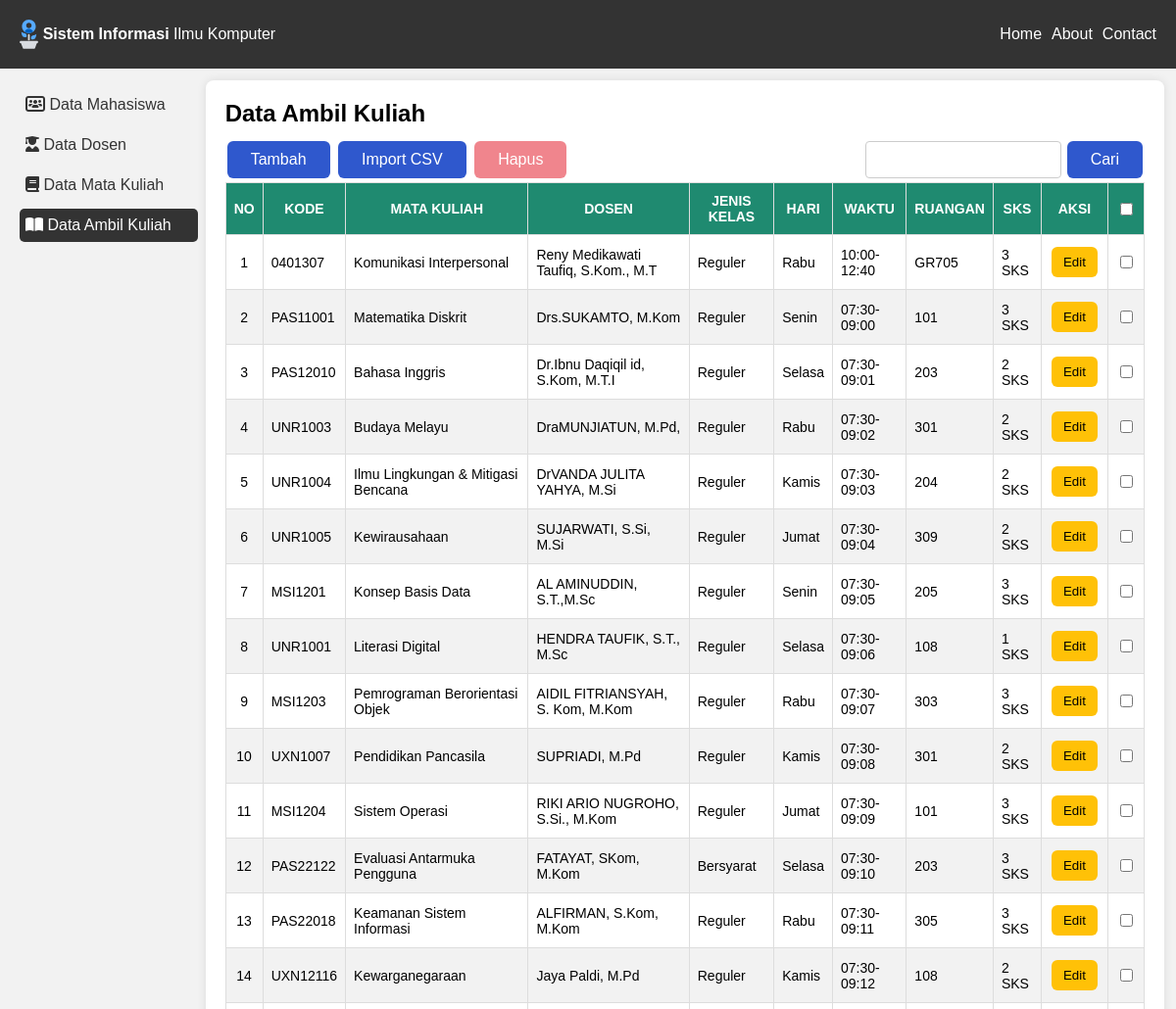
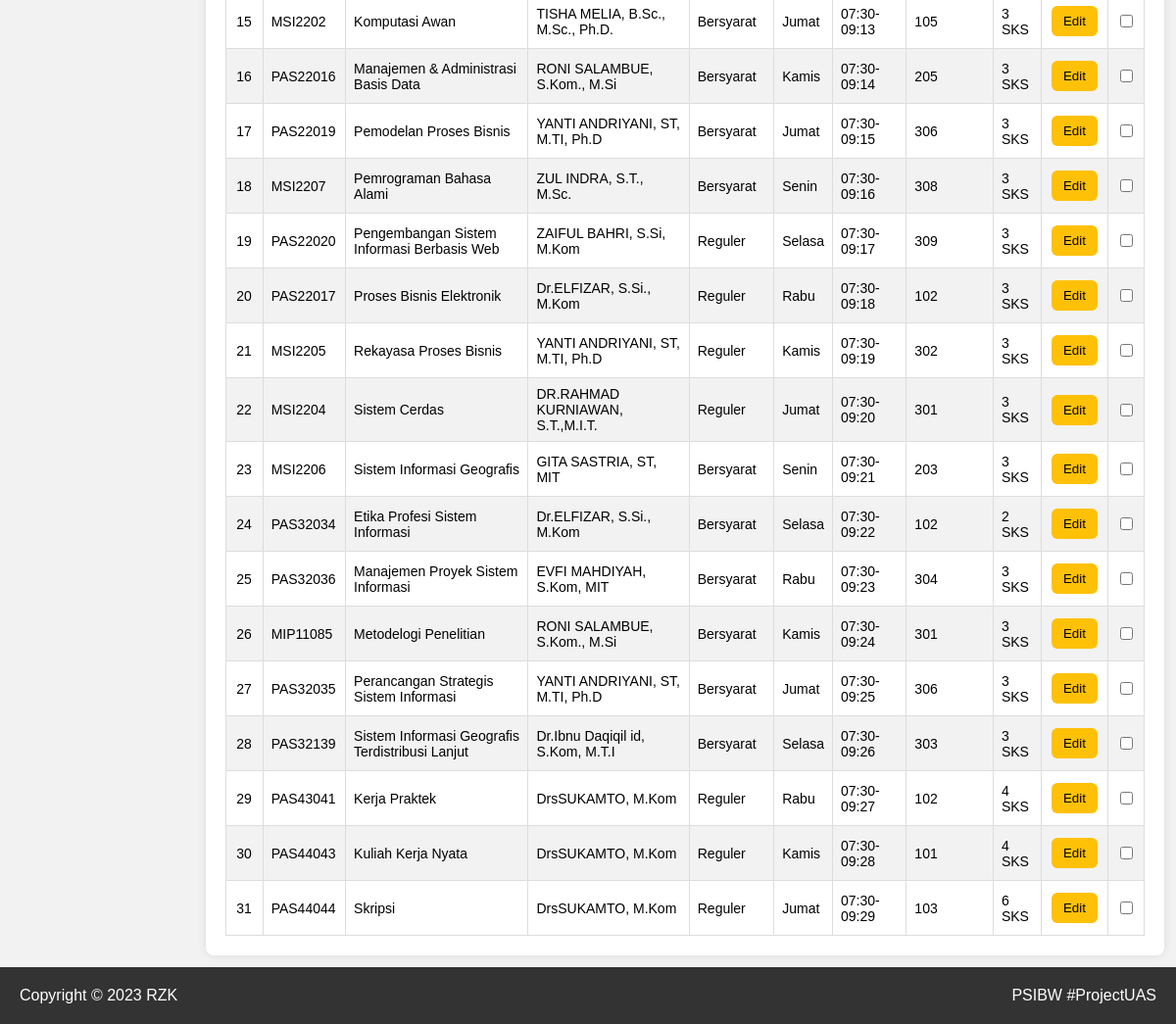
/ambilkuliah.php, run on the app's committed database (2 pictures, top to bottom).
### tables this page shows
CREATE TABLE `ambilkuliah` (
  `id_ambilmk` int(11) NOT NULL,
  `kode` varchar(15) NOT NULL,
  `mata_kuliah` varchar(80) NOT NULL,
  `dosen` varchar(200) NOT NULL,
  `jenis_kelas` varchar(15) NOT NULL,
  `hari` varchar(15) NOT NULL,
  `waktu` varchar(30) NOT NULL,
  `ruangan` varchar(15) NOT NULL,
  `sks` int(11) NOT NULL
);

### function.php (called while the page is built, shortened)
<?php
include 'koneksi.php';
function tabelambilMK()
{
    global $kon;
    $ambilmk = mysqli_query($kon, "SELECT * from ambilkuliah");
    return $ambilmk;
}
function getMahasiswa()
{
    global $kon;
    $sql = "SELECT id_mahasiswa FROM mhs_web";
    $rows = mysqli_query($kon, $sql);
    return $rows->fetch_all();
}

### ambilkuliah.php (the view, shortened to what this page needs)
<?php
include 'function.php';
$resID = getMahasiswa();
$listID = ';';
for ($i = 0; $i < count($resID); $i++) {
    $listID = $listID . $resID[$i][0] . ';';
}
if (isset($_POST['search'])) {
    $ambilmk = tabelSearch('ambilkuliah', 'mata_kuliah', $_POST['cari']);
} else {
    $ambilmk = tabelambilMK();
}
?>
<!DOCTYPE html>
<html>
<head>
    <link rel="stylesheet" type="text/css" href="style.css">
</head>
<body>
    <header>
        <div class="header-container">
            <div class="navbar-logo">
                <a href="index.html">
                    <img src="img/icon.svg" alt="logo">
                    <p><b>Sistem Informasi</b> Ilmu Komputer</p>
                </a>
            </div>
            <nav class="nav">
                <ul>
                    <li><a href="#">Home</a></li>
                    <li><a href="#">About</a></li>
                    <li><a href="#">Contact</a></li>
                </ul>
            </nav>
        </div>
    </header>
    <div class="container">
        <aside>
            <ul>
                <li><a href="index.php"><i class='fas fa-solid fa-users-rectangle'></i> Data Mahasiswa</a></li>
                <li><a href="dosen.php"><i class='fas fa-solid fa-user-graduate'></i> Data Dosen</a></li>
                <li><a href="matakuliah.php"><i class='fas fa-book'></i> Data Mata Kuliah</a></li>
                <li><a href="ambilkuliah.php" class="active"><i class='fas fa-book-open'></i> Data Ambil Kuliah</a></li>
            </ul>
        </aside>
        <main>
            <h2>Data Ambil Kuliah</h2>
            <form method="post" action="http://localhost/psibw/ambilkuliah.php">
                <div style="display: flex; justify-content: space-between;">
                    <div>
                        <button class="button" type="button" onclick="openModal()">Tambah</button>
                        <button class="button" type="button" onclick="openCSVModal()">Import CSV</button>
                        <button class="button-danger" id="hapus" name="hapus" disabled>Hapus</button>
                    </div>
                    <div style="display: flex; align-items: center;">
                        <input type="text" style="padding:8px; height: 38px; margin-right:4px; width:200px" name="cari">
                        <button type="submit" name="search" class="button">Cari</button>
                    </div>
                </div>
                <table id="mhs">
                    <tr>
                        <th style="text-align: center;">NO</th>
                        <th style="text-align: center;">KODE</th>
                        <th style="text-align: center;">MATA KULIAH</th>
                        <th style="text-align: center;">DOSEN</th>
                        <th style="text-align: center;">JENIS KELAS</th>
                        <th style="text-align: center;">HARI</th>
                        <th style="text-align: center;">WAKTU</th>
                        <th style="text-align: center;">RUANGAN</th>
                        <th style="text-align: center;">SKS</th>
                        <th style="text-align: center;">AKSI</th>
                        <th style="text-align: center;"><input type="checkbox" id="deleteAll" onchange="handleChange(this,'<?php echo $listID; ?>')"></th>
                    </tr>
                    <tr>
                        <?php
                        $no = 1;
                        foreach ($ambilmk as $row) {
                            echo "<tr>
                                <td style='text-align:center;'>$no</td>
                                <td>" . $row['kode'] . "</td><td>" . $row['mata_kuliah'] . "</td><td>" . $row['dosen'] . "</td><td>" . $row['jenis_kelas'] . "</td><td>" . $row['hari'] . "</td><td>" . $row['waktu'] . "</td><td>" . $row['ruangan'] . "</td><td>" . $row['sks'] . " SKS</td>";
                            echo "
                                <td style='text-align:center;'>
                                <button class=" . '"button-warning"' . " type='button' onclick='reqDataambilMK(" . $row['id_ambilmk'] . ")' data-mhs='" . $row['id_ambilmk'] . "'>Edit</button>
                                </td>";
                            echo "<td style='text-align:center;'><input type='checkbox' id='delete' name='delete[]' onclick='EnableDisableButton(this, " . $row['id_ambilmk'] . ")' value='" . $row['id_ambilmk'] . "'></td>";
                            $no++;
                        }
                        ?>
                    </tr>
                </table>
            </form>
        </main>
    </div>
    <footer>
        <div class="footer-container">
            <p>Copyright &copy; 2023 RZK</p>
            <a>PSIBW #ProjectUAS</a>
        </div>
    </footer>
</body>
</html>

### style.css (style rules this page uses)
* { box-sizing: border-box; }
body, h1, h2, p, ul, li { margin: 0; padding: 0; }
body { font-family: Arial, sans-serif; background-color: #f2f2f2; }
.container { display: flex; min-height: 512px; margin: 12px; }
header { background-color: #333; color: #fff; padding: 20px; }
.header-container { display: flex; align-items: center; justify-content: space-between; color: rgb(5, 81, 223); }
.navbar-logo a { display: flex; align-items:center; color: white; text-decoration:none; }
.navbar-logo img { height: 30px; width: auto; margin-right:5px; }
nav ul { list-style: none; display: flex; }
nav ul li { margin-left: 10px; }
nav ul li a { color: #fff; text-decoration: none; }
aside { background-color: #f2f2f2; width: 250px; padding: 8px; flex-shrink: unset; }
aside ul { list-style: none; }
aside ul li { margin-bottom: 5px; }
aside ul li a { color: #333; text-decoration: none; padding: 8px 6px; width:100%; display:inline-block; margin-bottom:2px; border-radius:5px; }
aside ul li a.active { color: white; background-color: #333; }
main { flex-grow: 1; padding: 20px; background-color: #fff; border-radius: 8px; box-shadow: 0 0 10px rgba(0, 0, 0, 0.1); }
main h2 { margin-bottom: 10px; }
footer { background-color: #333; color: #fff; padding: 20px; }
.footer-container { display: flex; align-items: center; justify-content: space-between; }
.button { font-family: Arial; background-color: #2f81cd; border: none; color: white; padding: 10px 14px; border-radius: 6px; text-align: center; text-decoration: none; display: inline-block; font-size: 16px; cursor: pointer; margin-bottom: 10px; }
#mhs { font-family: Arial, Helvetica, sans-serif; font-size: 14px; border-collapse: collapse; width: 100%; }
#mhs td, #mhs th { border: 1px solid #ddd; padding: 8px; }
#mhs tr:nth-child(even) { background-color: #f2f2f2; }
#mhs th { padding-top: 10px; padding-bottom: 10px; text-align: left; background-color: #1F8A70; color: white; }
input[type=text], select, textarea { width: 100%; padding: 12px; border: 1px solid #ccc; border-radius: 4px; resize: vertical; }
.button { font-family: Arial; background-color: #2F58CD; border: none; color: white; padding: 10px 24px; border-radius: 6px; text-align: center; text-decoration: none; display: inline-block; font-size: 16px; margin: 4px 2px; cursor: pointer; }
.button-warning { background-color: #ffc107; border: none; color: black; padding: 8px 12px; border-radius: 6px; text-align: center; text-decoration: none; display: inline-block; margin: 4px 2px; cursor: pointer; transition: all .35s ease-in-out; }
.button-danger { background-color: #dc3545; border: none; color: white; padding: 10px 24px; border-radius: 6px; text-align: center; text-decoration: none; display: inline-block; font-size: 16px; margin: 4px 2px; cursor: pointer; }
input[type=checkbox] { border-radius: 50%; }
.button-danger[disabled] { background-color: #f0858d; cursor:not-allowed; }

### data on the page
ambilkuliah: kode "0401307", mata_kuliah "Komunikasi Interpersonal", dosen "Reny Medikawati Taufiq, S.Kom., M.T", jenis_kelas "Reguler", hari "Rabu", waktu "10:00-12:40", ruangan "GR705", sks "3"
ambilkuliah: kode "PAS11001", mata_kuliah "Matematika Diskrit", dosen "Drs.SUKAMTO, M.Kom", jenis_kelas "Reguler", hari "Senin", waktu "07:30-09:00", ruangan "101", sks "3"
ambilkuliah: kode "PAS12010", mata_kuliah "Bahasa Inggris", dosen "Dr.Ibnu Daqiqil id, S.Kom, M.T.I", jenis_kelas "Reguler", hari "Selasa", waktu "07:30-09:01", ruangan "203", sks "2"
ambilkuliah: kode "UNR1003", mata_kuliah "Budaya Melayu", dosen "DraMUNJIATUN, M.Pd,", jenis_kelas "Reguler", hari "Rabu", waktu "07:30-09:02", ruangan "301", sks "2"
ambilkuliah: kode "UNR1004", mata_kuliah "Ilmu Lingkungan & Mitigasi Bencana", dosen "DrVANDA JULITA YAHYA, M.Si", jenis_kelas "Reguler", hari "Kamis", waktu "07:30-09:03", ruangan "204", sks "2"
ambilkuliah: kode "UNR1005", mata_kuliah "Kewirausahaan", dosen "SUJARWATI, S.Si, M.Si", jenis_kelas "Reguler", hari "Jumat", waktu "07:30-09:04", ruangan "309", sks "2"
ambilkuliah: kode "MSI1201", mata_kuliah "Konsep Basis Data", dosen "AL AMINUDDIN, S.T.,M.Sc", jenis_kelas "Reguler", hari "Senin", waktu "07:30-09:05", ruangan "205", sks "3"
ambilkuliah: kode "UNR1001", mata_kuliah "Literasi Digital", dosen "HENDRA TAUFIK, S.T., M.Sc", jenis_kelas "Reguler", hari "Selasa", waktu "07:30-09:06", ruangan "108", sks "1"
ambilkuliah: kode "MSI1203", mata_kuliah "Pemrograman Berorientasi Objek", dosen "AIDIL FITRIANSYAH, S. Kom, M.Kom", jenis_kelas "Reguler", hari "Rabu", waktu "07:30-09:07", ruangan "303", sks "3"
ambilkuliah: kode "UXN1007", mata_kuliah "Pendidikan Pancasila", dosen "SUPRIADI, M.Pd", jenis_kelas "Reguler", hari "Kamis", waktu "07:30-09:08", ruangan "301", sks "2"
ambilkuliah: kode "MSI1204", mata_kuliah "Sistem Operasi", dosen "RIKI ARIO NUGROHO, S.Si., M.Kom", jenis_kelas "Reguler", hari "Jumat", waktu "07:30-09:09", ruangan "101", sks "3"
ambilkuliah: kode "PAS22122", mata_kuliah "Evaluasi Antarmuka Pengguna", dosen "FATAYAT, SKom, M.Kom", jenis_kelas "Bersyarat", hari "Selasa", waktu "07:30-09:10", ruangan "203", sks "3"
ambilkuliah: kode "PAS22018", mata_kuliah "Keamanan Sistem Informasi", dosen "ALFIRMAN, S.Kom, M.Kom", jenis_kelas "Reguler", hari "Rabu", waktu "07:30-09:11", ruangan "305", sks "3"
ambilkuliah: kode "UXN12116", mata_kuliah "Kewarganegaraan", dosen "Jaya Paldi, M.Pd", jenis_kelas "Reguler", hari "Kamis", waktu "07:30-09:12", ruangan "108", sks "2"
ambilkuliah: kode "MSI2202", mata_kuliah "Komputasi Awan", dosen "TISHA MELIA, B.Sc., M.Sc., Ph.D.", jenis_kelas "Bersyarat", hari "Jumat", waktu "07:30-09:13", ruangan "105", sks "3"
ambilkuliah: kode "PAS22016", mata_kuliah "Manajemen & Administrasi Basis Data", dosen "RONI SALAMBUE, S.Kom., M.Si", jenis_kelas "Bersyarat", hari "Kamis", waktu "07:30-09:14", ruangan "205", sks "3"
ambilkuliah: kode "PAS22019", mata_kuliah "Pemodelan Proses Bisnis", dosen "YANTI ANDRIYANI, ST, M.TI, Ph.D", jenis_kelas "Bersyarat", hari "Jumat", waktu "07:30-09:15", ruangan "306", sks "3"
ambilkuliah: kode "MSI2207", mata_kuliah "Pemrograman Bahasa Alami", dosen "ZUL INDRA, S.T., M.Sc.", jenis_kelas "Bersyarat", hari "Senin", waktu "07:30-09:16", ruangan "308", sks "3"
ambilkuliah: kode "PAS22020", mata_kuliah "Pengembangan Sistem Informasi Berbasis Web", dosen "ZAIFUL BAHRI, S.Si, M.Kom", jenis_kelas "Reguler", hari "Selasa", waktu "07:30-09:17", ruangan "309", sks "3"
ambilkuliah: kode "PAS22017", mata_kuliah "Proses Bisnis Elektronik", dosen "Dr.ELFIZAR, S.Si., M.Kom", jenis_kelas "Reguler", hari "Rabu", waktu "07:30-09:18", ruangan "102", sks "3"
ambilkuliah: kode "MSI2205", mata_kuliah "Rekayasa Proses Bisnis", dosen "YANTI ANDRIYANI, ST, M.TI, Ph.D", jenis_kelas "Reguler", hari "Kamis", waktu "07:30-09:19", ruangan "302", sks "3"
ambilkuliah: kode "MSI2204", mata_kuliah "Sistem Cerdas", dosen "DR.RAHMAD KURNIAWAN, S.T.,M.I.T.", jenis_kelas "Reguler", hari "Jumat", waktu "07:30-09:20", ruangan "301", sks "3"
ambilkuliah: kode "MSI2206", mata_kuliah "Sistem Informasi Geografis", dosen "GITA SASTRIA, ST, MIT", jenis_kelas "Bersyarat", hari "Senin", waktu "07:30-09:21", ruangan "203", sks "3"
ambilkuliah: kode "PAS32034", mata_kuliah "Etika Profesi Sistem Informasi", dosen "Dr.ELFIZAR, S.Si., M.Kom", jenis_kelas "Bersyarat", hari "Selasa", waktu "07:30-09:22", ruangan "102", sks "2"
ambilkuliah: kode "PAS32036", mata_kuliah "Manajemen Proyek Sistem Informasi", dosen "EVFI MAHDIYAH, S.Kom, MIT", jenis_kelas "Bersyarat", hari "Rabu", waktu "07:30-09:23", ruangan "304", sks "3"
ambilkuliah: kode "MIP11085", mata_kuliah "Metodelogi Penelitian", dosen "RONI SALAMBUE, S.Kom., M.Si", jenis_kelas "Bersyarat", hari "Kamis", waktu "07:30-09:24", ruangan "301", sks "3"
ambilkuliah: kode "PAS32035", mata_kuliah "Perancangan Strategis Sistem Informasi", dosen "YANTI ANDRIYANI, ST, M.TI, Ph.D", jenis_kelas "Bersyarat", hari "Jumat", waktu "07:30-09:25", ruangan "306", sks "3"
ambilkuliah: kode "PAS32139", mata_kuliah "Sistem Informasi Geografis Terdistribusi Lanjut", dosen "Dr.Ibnu Daqiqil id, S.Kom, M.T.I", jenis_kelas "Bersyarat", hari "Selasa", waktu "07:30-09:26", ruangan "303", sks "3"
ambilkuliah: kode "PAS43041", mata_kuliah "Kerja Praktek", dosen "DrsSUKAMTO, M.Kom", jenis_kelas "Reguler", hari "Rabu", waktu "07:30-09:27", ruangan "102", sks "4"
ambilkuliah: kode "PAS44043", mata_kuliah "Kuliah Kerja Nyata", dosen "DrsSUKAMTO, M.Kom", jenis_kelas "Reguler", hari "Kamis", waktu "07:30-09:28", ruangan "101", sks "4"
ambilkuliah: kode "PAS44044", mata_kuliah "Skripsi", dosen "DrsSUKAMTO, M.Kom", jenis_kelas "Reguler", hari "Jumat", waktu "07:30-09:29", ruangan "103", sks "6"
